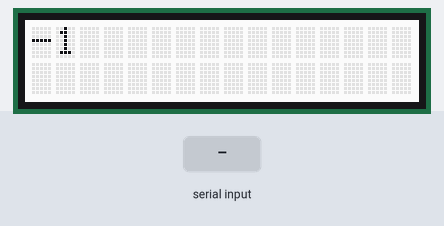
Bench run of a sketch on a simulated Arduino Uno, built with avr-gcc and run on an emulated ATmega328P. Parts: 16×2 character LCD. The inputs (shaded band) are chosen by the test bench. What the sketch prints to the serial monitor is not drawn.

Above: at 2.6 s.
2.7 s: "1" received over Serial
At 4.4 s:
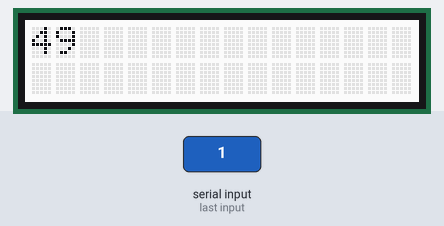
5.5 s: "0" received over Serial
8.5 s: "2" received over Serial
At 10.7 s:
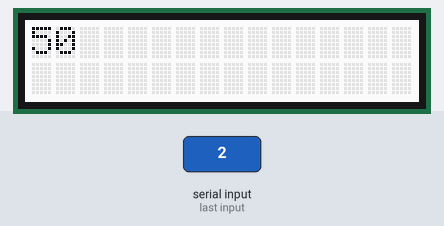
Timing chart, 0 to 12.2 s (numbered marks = the images above; inputs shaded):
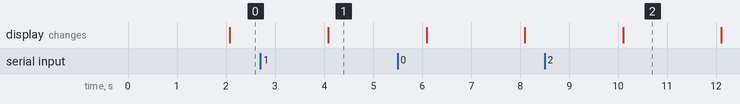

Measured:
- after the input at 2.7 s, the display: changes after 1.4 s (image 1)
- after the input at 8.5 s, the display: changes after 1.6 s (image 2)

The sketch:

Scroll.ino
```cpp
// (licence header left out)
#include <Wire.h>
#include "rgb_lcd.h"

rgb_lcd lcd;
int analogValue=1;
void setup() {
    // set up the LCD's number of columns and rows:
    lcd.begin(16, 2);
    // Print a message to the LCD.
    lcd.print("hello, world!");
    delay(1000);
    Serial.begin(9600);
}

void loop() {

    Serial.println(analogValue);
    // delay at the end of the full loop:
    delay(1000);
    lcd.clear();
    String x = String(Serial.read());
    lcd.print(x);
    delay(1000);

}

/*********************************************************************************************************
  END FILE
*********************************************************************************************************/
```
